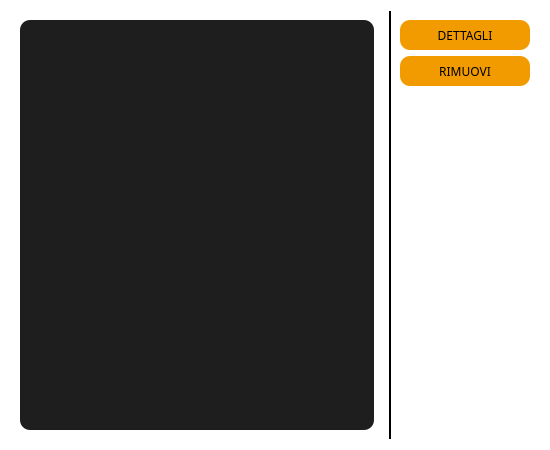
<?xml version="1.0" encoding="UTF-8"?>
<ui version="4.0">
 <class>Form</class>
 <widget class="QWidget" name="Form">
  <property name="geometry">
   <rect>
    <x>0</x>
    <y>0</y>
    <width>550</width>
    <height>450</height>
   </rect>
  </property>
  <property name="sizePolicy">
   <sizepolicy hsizetype="Expanding" vsizetype="Expanding">
    <horstretch>0</horstretch>
    <verstretch>0</verstretch>
   </sizepolicy>
  </property>
  <property name="minimumSize">
   <size>
    <width>500</width>
    <height>450</height>
   </size>
  </property>
  <property name="maximumSize">
   <size>
    <width>600</width>
    <height>550</height>
   </size>
  </property>
  <property name="font">
   <font>
    <family>Tiro Kannada</family>
   </font>
  </property>
  <property name="windowTitle">
   <string>Form</string>
  </property>
  <property name="styleSheet">
   <string notr="true">background-color: rgb(255, 255, 255);
color: rgb(0, 0, 0);
border:none;</string>
  </property>
  <layout class="QHBoxLayout" name="horizontalLayout">
   <item>
    <widget class="QStackedWidget" name="stackedWidget">
     <property name="currentIndex">
      <number>0</number>
     </property>
     <widget class="QWidget" name="page_1">
      <layout class="QVBoxLayout" name="verticalLayout_2">
       <item>
        <widget class="QListView" name="list_view">
         <property name="font">
          <font>
           <family>Tiro Kannada</family>
          </font>
         </property>
         <property name="cursor" stdset="0">
          <cursorShape>PointingHandCursor</cursorShape>
         </property>
         <property name="styleSheet">
          <string notr="true">QListView{
background-color:rgba(0,0,0,225);
border-radius:10px;
color:white;
padding-left:5px;
padding-top:10px;
padding-right:5px;
}

QListView::item:selected {
border-radius:3px;
background-color: rgb(242, 155, 0);
color:black;
}</string>
         </property>
        </widget>
       </item>
      </layout>
     </widget>
     <widget class="QWidget" name="page_2">
      <layout class="QVBoxLayout" name="verticalLayout_3">
       <item>
        <widget class="QFrame" name="frame_3">
         <property name="sizePolicy">
          <sizepolicy hsizetype="Expanding" vsizetype="Expanding">
           <horstretch>0</horstretch>
           <verstretch>0</verstretch>
          </sizepolicy>
         </property>
         <property name="maximumSize">
          <size>
           <width>16777215</width>
           <height>100</height>
          </size>
         </property>
         <property name="frameShape">
          <enum>QFrame::StyledPanel</enum>
         </property>
         <property name="frameShadow">
          <enum>QFrame::Raised</enum>
         </property>
         <layout class="QHBoxLayout" name="horizontalLayout_3">
          <item>
           <widget class="QLabel" name="label">
            <property name="font">
             <font>
              <family>Tiro Kannada</family>
              <pointsize>17</pointsize>
             </font>
            </property>
            <property name="text">
             <string>Contenuto del messaggio</string>
            </property>
            <property name="alignment">
             <set>Qt::AlignBottom|Qt::AlignLeading|Qt::AlignLeft</set>
            </property>
           </widget>
          </item>
         </layout>
        </widget>
       </item>
       <item>
        <widget class="QFrame" name="frame_2">
         <property name="frameShape">
          <enum>QFrame::StyledPanel</enum>
         </property>
         <property name="frameShadow">
          <enum>QFrame::Raised</enum>
         </property>
         <layout class="QHBoxLayout" name="horizontalLayout_2">
          <item>
           <widget class="QLabel" name="messaggio">
            <property name="sizePolicy">
             <sizepolicy hsizetype="Expanding" vsizetype="Expanding">
              <horstretch>0</horstretch>
              <verstretch>0</verstretch>
             </sizepolicy>
            </property>
            <property name="font">
             <font>
              <family>Tiro Kannada</family>
             </font>
            </property>
            <property name="text">
             <string>Messaggio</string>
            </property>
            <property name="alignment">
             <set>Qt::AlignLeading|Qt::AlignLeft|Qt::AlignTop</set>
            </property>
            <property name="wordWrap">
             <bool>true</bool>
            </property>
           </widget>
          </item>
         </layout>
        </widget>
       </item>
      </layout>
     </widget>
    </widget>
   </item>
   <item>
    <widget class="QFrame" name="frame">
     <property name="sizePolicy">
      <sizepolicy hsizetype="Expanding" vsizetype="Preferred">
       <horstretch>0</horstretch>
       <verstretch>0</verstretch>
      </sizepolicy>
     </property>
     <property name="maximumSize">
      <size>
       <width>150</width>
       <height>16777215</height>
      </size>
     </property>
     <property name="styleSheet">
      <string notr="true">border-left:2px solid black;</string>
     </property>
     <property name="frameShape">
      <enum>QFrame::StyledPanel</enum>
     </property>
     <property name="frameShadow">
      <enum>QFrame::Raised</enum>
     </property>
     <layout class="QVBoxLayout" name="verticalLayout">
      <item>
       <widget class="QPushButton" name="dettagli_notifica_button">
        <property name="minimumSize">
         <size>
          <width>0</width>
          <height>30</height>
         </size>
        </property>
        <property name="font">
         <font>
          <family>Tiro Kannada</family>
         </font>
        </property>
        <property name="cursor">
         <cursorShape>PointingHandCursor</cursorShape>
        </property>
        <property name="styleSheet">
         <string notr="true">QPushButton{
   
	background-color: rgb(242, 155, 0);
     border:none;
     
	color: rgb(0, 0, 0);
     border-radius:10px;
   
}</string>
        </property>
        <property name="text">
         <string>DETTAGLI</string>
        </property>
        <property name="icon">
         <iconset resource="../../home/view/res.qrc">
          <normaloff>:/icone/icone/piu.png</normaloff>
          <normalon>:/icone/icone/meno.png</normalon>:/icone/icone/piu.png</iconset>
        </property>
        <property name="iconSize">
         <size>
          <width>13</width>
          <height>13</height>
         </size>
        </property>
        <property name="checkable">
         <bool>true</bool>
        </property>
       </widget>
      </item>
      <item>
       <widget class="QPushButton" name="rimuovi_notifica_button">
        <property name="minimumSize">
         <size>
          <width>0</width>
          <height>30</height>
         </size>
        </property>
        <property name="font">
         <font>
          <family>Tiro Kannada</family>
         </font>
        </property>
        <property name="cursor">
         <cursorShape>PointingHandCursor</cursorShape>
        </property>
        <property name="styleSheet">
         <string notr="true">QPushButton{
   
	background-color: rgb(242, 155, 0);
     border:none;
     
	color: rgb(0, 0, 0);
     border-radius:10px;
   
}</string>
        </property>
        <property name="text">
         <string>RIMUOVI</string>
        </property>
       </widget>
      </item>
      <item>
       <spacer name="verticalSpacer">
        <property name="orientation">
         <enum>Qt::Vertical</enum>
        </property>
        <property name="sizeHint" stdset="0">
         <size>
          <width>20</width>
          <height>40</height>
         </size>
        </property>
       </spacer>
      </item>
     </layout>
    </widget>
   </item>
  </layout>
 </widget>
 <resources>
  <include location="../../home/view/res.qrc"/>
 </resources>
 <connections/>
</ui>
